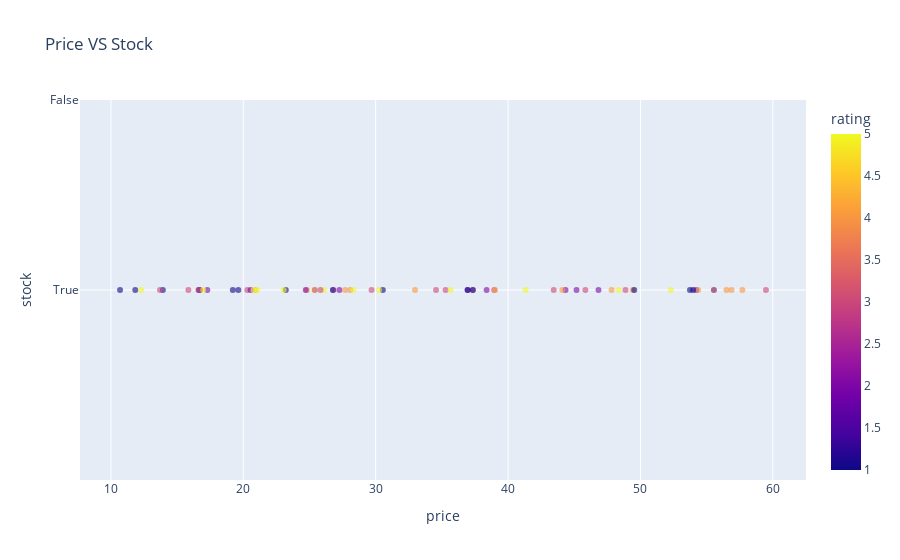

The cell this chart's notebook holds for it:
### Code cell
# print(df)

fig = px.scatter(
    df,
    x="price",
    y="stock",
    color="rating",
    opacity=0.6,
    hover_data=["title","category"],
    title="Price VS Stock"
)

fig.update_yaxes(
    tickmode="array",
    tickvals=[0,1],
    ticktext=["True", "False"]
)

fig.show()

### Figure 1 — Plotly figure (JSON) as saved in the notebook; plotly's stock layout.template omitted (floating-point values rounded to 4 significant figures; data arrays with more than 128 entries replaced by an {"elided": "..."} marker saying what was removed)
{"data": [{"customdata": {"elided": "69x2 str values"}, "hovertemplate": "price=%{x}<br>stock=%{y}<br>title=%{customdata[0]}<br>category=%{customdata[1]}<br>rating=%{marker.color}<extra></extra>", "legendgroup": "", "marker": {"color": [2, 4, 3, 2, 3, 2, 1, 4, 1, 3, 5, 4, 1, 4, 1, 4, 2, 1, 1, 5, 2, 3, 4, 3, 1, 3, 2, 3, 5, 5, 4, 4, 2, 5, 3, 1, 3, 2, 4, 5, 3, 3, 1, 1, 3, 5, 1, 5, 4, 3, 2, 4, 2, 3, 1, 4, 5, 1, 5, 5, 2, 1, 2, 5, 5, 3, 3, 4, 5], "coloraxis": "coloraxis", "opacity": 0.6, "symbol": "circle"}, "mode": "markers", "name": "", "orientation": "h", "showlegend": false, "type": "scatter", "x": [45.17, 49.43, 48.87, 36.94, 37.33, 44.34, 30.54, 56.88, 23.21, 38.95, 26.08, 47.82, 19.63, 56.5, 16.64, 44.1, 54.21, 13.92, 10.69, 48.35, 16.73, 26.8, 54.36, 35.28, 11.84, 59.48, 27.26, 13.71, 25.37, 52.3, 20.89, 24.8, 38.38, 23.05, 43.45, 19.21, 25.4, 24.72, 57.7, 12.29, 15.85, 20.3, 53.98, 53.74, 29.69, 55.53, 36.95, 30.25, 28.08, 45.84, 20.55, 39.01, 17.28, 16.62, 37.34, 32.97, 28.32, 26.77, 21.07, 35.66, 55.55, 49.53, 46.83, 20.79, 41.32, 34.56, 25.83, 27.7, 16.97], "xaxis": "x", "y": [true, true, true, true, true, true, true, true, true, true, true, true, true, true, true, true, true, true, true, true, true, true, true, true, true, true, true, true, true, true, true, true, true, true, true, true, true, true, true, true, true, true, true, true, true, true, true, true, true, true, true, true, true, true, true, true, true, true, true, true, true, true, true, true, true, true, true, true, true], "yaxis": "y"}], "layout": {"coloraxis": {"colorbar": {"title": {"text": "rating"}}, "colorscale": [[0, "#0d0887"], [0.1111, "#46039f"], [0.2222, "#7201a8"], [0.3333, "#9c179e"], [0.4444, "#bd3786"], [0.5556, "#d8576b"], [0.6667, "#ed7953"], [0.7778, "#fb9f3a"], [0.8889, "#fdca26"], [1, "#f0f921"]]}, "legend": {"tracegroupgap": 0}, "title": {"text": "Price VS Stock"}, "xaxis": {"anchor": "y", "domain": [0, 1], "title": {"text": "price"}}, "yaxis": {"anchor": "x", "domain": [0, 1], "tickmode": "array", "ticktext": ["True", "False"], "tickvals": [0, 1], "title": {"text": "stock"}}}}
